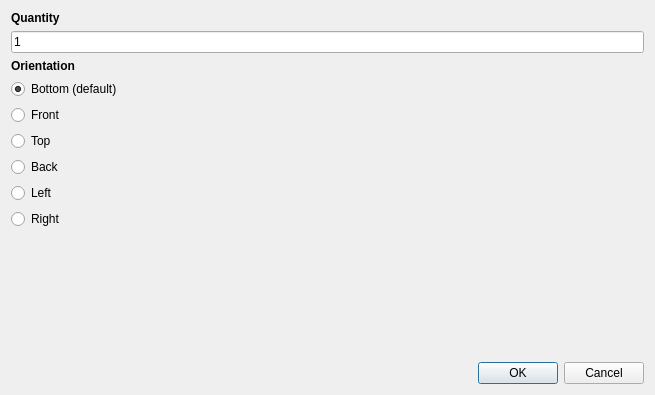
<?xml version="1.0" encoding="UTF-8"?>
<ui version="4.0">
 <class>Wizard</class>
 <widget class="QDialog" name="Wizard">
  <property name="geometry">
   <rect>
    <x>0</x>
    <y>0</y>
    <width>655</width>
    <height>395</height>
   </rect>
  </property>
  <property name="windowTitle">
   <string>Dialog</string>
  </property>
  <layout class="QVBoxLayout" name="verticalLayout_2">
   <item>
    <layout class="QGridLayout" name="grid" columnstretch="0,0">
     <item row="0" column="1">
      <layout class="QVBoxLayout" name="verticalLayout_6">
       <item>
        <widget class="QLabel" name="label">
         <property name="sizePolicy">
          <sizepolicy hsizetype="Preferred" vsizetype="Preferred">
           <horstretch>0</horstretch>
           <verstretch>0</verstretch>
          </sizepolicy>
         </property>
         <property name="text">
          <string>&lt;html&gt;&lt;head/&gt;&lt;body&gt;&lt;p&gt;&lt;span style=&quot; font-weight:600;&quot;&gt;Quantity&lt;/span&gt;&lt;/p&gt;&lt;/body&gt;&lt;/html&gt;</string>
         </property>
        </widget>
       </item>
       <item>
        <widget class="QLineEdit" name="quantity">
         <property name="text">
          <string>1</string>
         </property>
        </widget>
       </item>
       <item>
        <widget class="QLabel" name="label_2">
         <property name="text">
          <string>&lt;b&gt;Orientation&lt;/b&gt;</string>
         </property>
        </widget>
       </item>
       <item>
        <widget class="QRadioButton" name="bottom">
         <property name="text">
          <string>Bottom (default)</string>
         </property>
         <property name="checked">
          <bool>true</bool>
         </property>
        </widget>
       </item>
       <item>
        <widget class="QRadioButton" name="front">
         <property name="text">
          <string>Front</string>
         </property>
        </widget>
       </item>
       <item>
        <widget class="QRadioButton" name="top">
         <property name="text">
          <string>Top</string>
         </property>
        </widget>
       </item>
       <item>
        <widget class="QRadioButton" name="back">
         <property name="text">
          <string>Back</string>
         </property>
        </widget>
       </item>
       <item>
        <widget class="QRadioButton" name="left">
         <property name="text">
          <string>Left</string>
         </property>
        </widget>
       </item>
       <item>
        <widget class="QRadioButton" name="right">
         <property name="text">
          <string>Right</string>
         </property>
        </widget>
       </item>
       <item>
        <spacer name="verticalSpacer">
         <property name="orientation">
          <enum>Qt::Vertical</enum>
         </property>
         <property name="sizeHint" stdset="0">
          <size>
           <width>20</width>
           <height>40</height>
          </size>
         </property>
        </spacer>
       </item>
      </layout>
     </item>
     <item row="0" column="0">
      <layout class="QVBoxLayout" name="zone"/>
     </item>
    </layout>
   </item>
   <item>
    <widget class="QDialogButtonBox" name="buttonBox">
     <property name="orientation">
      <enum>Qt::Horizontal</enum>
     </property>
     <property name="standardButtons">
      <set>QDialogButtonBox::Cancel|QDialogButtonBox::Ok</set>
     </property>
    </widget>
   </item>
  </layout>
 </widget>
 <resources/>
 <connections>
  <connection>
   <sender>buttonBox</sender>
   <signal>accepted()</signal>
   <receiver>Wizard</receiver>
   <slot>accept()</slot>
   <hints>
    <hint type="sourcelabel">
     <x>248</x>
     <y>254</y>
    </hint>
    <hint type="destinationlabel">
     <x>157</x>
     <y>274</y>
    </hint>
   </hints>
  </connection>
  <connection>
   <sender>buttonBox</sender>
   <signal>rejected()</signal>
   <receiver>Wizard</receiver>
   <slot>reject()</slot>
   <hints>
    <hint type="sourcelabel">
     <x>316</x>
     <y>260</y>
    </hint>
    <hint type="destinationlabel">
     <x>286</x>
     <y>274</y>
    </hint>
   </hints>
  </connection>
 </connections>
</ui>
